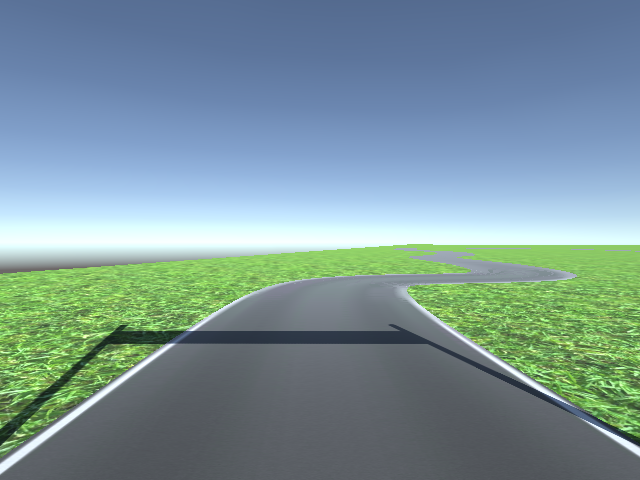
#> input picture Round1/Window/window_version_Data/Snapshots/fx_UIT_Car.png, 640 x 480 px
$ python -i deviationFromSobel.py   (imports and definitions only)   (older library calls are emulated)
#> lines starting #> are read from the running program, lines starting #| are printed output that depends on the picture; after the words box and inside, x2 and y2 are one past the last pixel; in counts of white or black regions, pixels touching at a corner belong together; long printed decimals are rounded
import numpy as np
import cv2
import glob
import matplotlib.pyplot as plt
import matplotlib.image as mpimg
import math

# [4 lines not run here, left out]


class deviation:

	y = 150
	factor = 1
	premiddle = 0

	def __init__(self):
		self.left_fit_his = []
		self.right_fit_his = []
		return

	######## Camera callibration
	# [103 lines left out: functions cal_undistort, collect_callibration_points, compare_images, abs_sobel_thresh, mag_thresh, dir_threshold and 3 more, not called in this run]

	### Perspective Transform ###

	def warp(self, img):

		imshape = img.shape
		img_size = (img.shape[1], img.shape[0])

		src = np.float32(
			[[0.7*imshape[1], 0.45*imshape[0]],
			  [0.8 * imshape[1],1*imshape[0]],
			  [0.2 * imshape[1],1*imshape[0]],
			  [0.3*imshape[1], 0.45*imshape[0]]])

		dst = np.float32(
			[[0.6*img.shape[1],0*imshape[0]],
			  [0.6*img.shape[1],1*img.shape[0]],
			  [0.4*img.shape[1],1*img.shape[0]],
			  [0.4*img.shape[1],0*imshape[0]]])

		M = cv2.getPerspectiveTransform(src, dst)
		Minv = cv2.getPerspectiveTransform(dst, src)

		binary_warped = cv2.warpPerspective(img, M, img_size, flags=cv2.INTER_LINEAR)
		# [16 lines of commented-out code are left out]
		return binary_warped, Minv

	### Histogram ###

	def get_histogram(self, binary_warped):
		histogram = np.sum(binary_warped[binary_warped.shape[0]//2:,:], axis=0)

		return histogram

	# [17 lines left out: function compare_plotted_images, not called in this run]


	### Sliding Window ###

	def slide_window(self, binary_warped, histogram):
		out_img = np.dstack((binary_warped, binary_warped, binary_warped))*255
		midpoint = np.int(histogram.shape[0]/2)
		leftx_base = np.argmax(histogram[:midpoint])
		rightx_base = np.argmax(histogram[midpoint:]) + midpoint

		nwindows = 9
		window_height = np.int(binary_warped.shape[0]/nwindows)
		nonzero = binary_warped.nonzero()
		nonzeroy = np.array(nonzero[0])
		nonzerox = np.array(nonzero[1])
		leftx_current = leftx_base
		rightx_current = rightx_base
		margin = 50
		minpix = 20
		left_lane_inds = []
		right_lane_inds = []

		for window in range(nwindows):
			win_y_low = binary_warped.shape[0] - (window+1)*window_height
			win_y_high = binary_warped.shape[0] - window*window_height
			win_xleft_low = leftx_current - margin
			win_xleft_high = leftx_current + margin
			win_xright_low = rightx_current - margin
			win_xright_high = rightx_current + margin
			cv2.rectangle(out_img,(win_xleft_low,win_y_low),(win_xleft_high,win_y_high),
			(0,255,0), 2)
			cv2.rectangle(out_img,(win_xright_low,win_y_low),(win_xright_high,win_y_high),
			(0,255,0), 2)
			good_left_inds = ((nonzeroy >= win_y_low) & (nonzeroy < win_y_high) &
			(nonzerox >= win_xleft_low) &  (nonzerox < win_xleft_high)).nonzero()[0]
			good_right_inds = ((nonzeroy >= win_y_low) & (nonzeroy < win_y_high) &
			(nonzerox >= win_xright_low) &  (nonzerox < win_xright_high)).nonzero()[0]
			left_lane_inds.append(good_left_inds)
			right_lane_inds.append(good_right_inds)
			if len(good_left_inds) > minpix:
				leftx_current = np.int(np.mean(nonzerox[good_left_inds]))
			if len(good_right_inds) > minpix:
				rightx_current = np.int(np.mean(nonzerox[good_right_inds]))

		left_lane_inds = np.concatenate(left_lane_inds)
		right_lane_inds = np.concatenate(right_lane_inds)

		leftx = nonzerox[left_lane_inds]
		lefty = nonzeroy[left_lane_inds]
		rightx = nonzerox[right_lane_inds]
		righty = nonzeroy[right_lane_inds]

		ploty = np.linspace(0, binary_warped.shape[0]-1, binary_warped.shape[0] )
		if (leftx.size > 0):
		#if (1):
			left_fit = np.polyfit(lefty, leftx, 2)
			left_fitx = left_fit[0]*ploty**2 + left_fit[1]*ploty + left_fit[2]
			self.left_fit_his = left_fit
		else:
			print(self.left_fit_his)
			left_fit = self.left_fit_his
		if (rightx.size > 0):
		#if (1):
			right_fit = np.polyfit(righty, rightx, 2)
			right_fitx = right_fit[0]*ploty**2 + right_fit[1]*ploty + right_fit[2]
			self.right_fit_his = right_fit
		else:
			right_fit = self.right_fit_his


		out_img[nonzeroy[left_lane_inds], nonzerox[left_lane_inds]] = [255, 0, 0]
		out_img[nonzeroy[right_lane_inds], nonzerox[right_lane_inds]] = [0, 0, 255]

		# [6 lines of commented-out code are left out]

		return ploty, left_fit, right_fit

	### Skipping Slinding Window ###

	def skip_sliding_window(self, binary_warped, left_fit, right_fit):
		nonzero = binary_warped.nonzero()
		nonzeroy = np.array(nonzero[0])
		nonzerox = np.array(nonzero[1])
		margin = 100
		left_lane_inds = ((nonzerox > (left_fit[0]*(nonzeroy**2) + left_fit[1]*nonzeroy +
		left_fit[2] - margin)) & (nonzerox < (left_fit[0]*(nonzeroy**2) +
		left_fit[1]*nonzeroy + left_fit[2] + margin)))

		right_lane_inds = ((nonzerox > (right_fit[0]*(nonzeroy**2) + right_fit[1]*nonzeroy +
		right_fit[2] - margin)) & (nonzerox < (right_fit[0]*(nonzeroy**2) +
		right_fit[1]*nonzeroy + right_fit[2] + margin)))

		leftx = nonzerox[left_lane_inds]
		lefty = nonzeroy[left_lane_inds]
		rightx = nonzerox[right_lane_inds]
		righty = nonzeroy[right_lane_inds]
		left_fit = np.polyfit(lefty, leftx, 2)
		right_fit = np.polyfit(righty, rightx, 2)
		ploty = np.linspace(0, binary_warped.shape[0]-1, binary_warped.shape[0] )
		left_fitx = left_fit[0]*ploty**2 + left_fit[1]*ploty + left_fit[2]
		right_fitx = right_fit[0]*ploty**2 + right_fit[1]*ploty + right_fit[2]
		mid_fitx = (left_fitx + right_fitx) / 2

		################################
		## Visualization
		################################

		out_img = np.dstack((binary_warped, binary_warped, binary_warped))*255
		window_img = np.zeros_like(out_img)
		out_img[nonzeroy[left_lane_inds], nonzerox[left_lane_inds]] = [255, 0, 0]
		out_img[nonzeroy[right_lane_inds], nonzerox[right_lane_inds]] = [0, 0, 255]

		left_line_window1 = np.array([np.transpose(np.vstack([left_fitx-margin, ploty]))])
		left_line_window2 = np.array([np.flipud(np.transpose(np.vstack([left_fitx+margin,
									  ploty])))])
		left_line_pts = np.hstack((left_line_window1, left_line_window2))
		right_line_window1 = np.array([np.transpose(np.vstack([right_fitx-margin, ploty]))])
		right_line_window2 = np.array([np.flipud(np.transpose(np.vstack([right_fitx+margin,
									  ploty])))])
		right_line_pts = np.hstack((right_line_window1, right_line_window2))

		cv2.fillPoly(window_img, np.int_([left_line_pts]), (0,255, 0))
		cv2.fillPoly(window_img, np.int_([right_line_pts]), (0,255, 0))
		result = cv2.addWeighted(out_img, 1, window_img, 0.3, 0)

		# [6 lines of commented-out code are left out]

		ret = {}
		ret['leftx'] = leftx
		ret['rightx'] = rightx
		ret['left_fitx'] = left_fitx
		ret['right_fitx'] = right_fitx
		ret['ploty'] = ploty

		return ret

	### Measuring Curvature ###

	def measure_curvature(self, ploty, lines_info):
		ym_per_pix = 30/720
		xm_per_pix = 3.7/700

		leftx = lines_info['left_fitx']
		rightx = lines_info['right_fitx']

		leftx = leftx[::-1]
		rightx = rightx[::-1]

		y_eval = np.max(ploty)
		left_fit_cr = np.polyfit(ploty*ym_per_pix, leftx*xm_per_pix, 2)
		right_fit_cr = np.polyfit(ploty*ym_per_pix, rightx*xm_per_pix, 2)
		left_curverad = ((1 + (2*left_fit_cr[0]*y_eval*ym_per_pix + left_fit_cr[1])**2)**1.5) / np.absolute(2*left_fit_cr[0])
		right_curverad = ((1 + (2*right_fit_cr[0]*y_eval*ym_per_pix + right_fit_cr[1])**2)**1.5) / np.absolute(2*right_fit_cr[0])
		print(left_curverad, 'm', right_curverad, 'm')

		return left_curverad, right_curverad

	### Drawing ###
	# [20 lines left out: function draw_lane_lines, not called in this run]

	# image is expected be in RGB color space
	def select_rgb_white_yellow(self, image):
		# white color mask
		lower = np.uint8([200, 200, 200])
		upper = np.uint8([255, 255, 255])
		white_mask = cv2.inRange(image, lower, upper)
		# yellow color mask
		lower = np.uint8([0, 190,   190])
		upper = np.uint8([160, 255, 255])
		yellow_mask = cv2.inRange(image, lower, upper)
		# combine the mask
		mask = cv2.bitwise_or(white_mask, yellow_mask)
		masked = cv2.bitwise_and(image, image, mask = mask)

		gray = cv2.cvtColor(masked, cv2.COLOR_RGB2GRAY)
		#cv2.imshow('masked', gray)
		#cv2.imshow('white mask', white_mask)
		#cv2.imshow('yellow mask', yellow_mask)

		return gray

	# Calculate Angle
	def GetAngle(self, x, xshape):
		# Calculate Angle
		#x = middle
		#xshape = (image.shape[1] / 2)
		print('hieu so', x-xshape)
		value = math.atan2((x-xshape), self.y)
		result = value * 180 / math.pi
		result = result * self.factor
		# if result < 0:
			# result = result + result / 7.5
		print('goc lech = ', result)
		return result

	### Defining image processing method ###

	def process_image(self, image):
		#global used_warped
		#global used_ret

		#imgpoints, objpoints = self.collect_callibration_points()
		#img = mpimg.imread('./camera_cal/calibration3.jpg')
		#undistorted, mtx, dist_coefficients = cal_undistort(img, objpoints, imgpoints)
		#compare_images(img, undistorted, "Original Image", "Undistorted Image")

		#Undistort image
		#image, mtx, dist_coefficients = self.cal_undistort(image, objpoints, imgpoints)
		#cv2.imshow('undistort', image)

		#################### FOR SOBEL #####################
		# Gradient thresholding
		#gradient_combined = self.apply_thresholds(image)
		#cv2.imshow('Gradient', gradient_combined)

		# Color thresholding
		#s_binary = self.apply_color_threshold(image)
		#compare_images(image, s_binary, "Original Image", "Color Threshold")

		# Combine Gradient and Color thresholding
		#combined_binary = self.combine_threshold(s_binary, gradient_combined)
		#compare_images(image, combined_binary, "Original Image", "combined_binary")
		##########################################

		#Binary
		combined_binary = self.select_rgb_white_yellow(image)

		# Transforming Perspective
		binary_warped, Minv = self.warp(combined_binary)
		#cv2.imshow('binary_warped', binary_warped)
		#compare_plotted_images(image, binary_warped, "Original Image", "Warped Image")

		# Getting Histogram
		histogram = self.get_histogram(binary_warped)
		#plt.plot(histogram)
		#plt.show()

		# Sliding Window to detect lane lines
		ploty, left_fit, right_fit = self.slide_window(binary_warped, histogram)

		# Skipping Sliding Window
		ret = self.skip_sliding_window(binary_warped, left_fit, right_fit)

		# Measuring Curvature
		left_curverad, right_curverad = self.measure_curvature(ploty, ret)
		print(left_curverad,' ', right_curverad)

		# Get middle
		#middle = max(ret['rightx']) + min(ret['leftx'])
		avr_right = sum(ret['rightx']) / len(ret['rightx'])
		avr_left = sum(ret['leftx']) / len(ret['leftx'])
		middle = (avr_right + avr_left) / 2
		print('mid', middle)
		self.premiddle = middle
		cv2.circle(image,(int(image.shape[1] / 2)  , image.shape[0]), 10, (255,255,255), -1)
		cv2.circle(image, (int(middle), 450), 5, (0,0,255), -1)
		cv2.imshow('output', image)

		if (right_curverad == left_curverad):
			if (right_curverad < left_curverad):
				print('lost 1 lane right')
				middle = self.premiddle + (self.premiddle - middle)
			else:
				print('lost 1 lane left')
				middle = self.premiddle - (middle - self.premiddle)


		if (left_curverad > 0):
			left_curve = left_curverad
		if right_curverad > 0:
			right_curve = right_curverad

		# Calculate Angle
		print('premid', self.premiddle)
		angle = self.GetAngle(middle, image.shape[1] / 2)
		# [34 lines of commented-out code are left out]

		return angle

>>> import cv2
>>> picture = cv2.imread('window_version_Data/Snapshots/fx_UIT_Car.png')
#> picture is the input picture: shape (480, 640, 3); mean B, G, R 152.4, 148.3, 122.1
>>> result = deviation().process_image(picture)
#> in select_rgb_white_yellow, `white_mask = cv2.inRange(image, lower, upper)`:
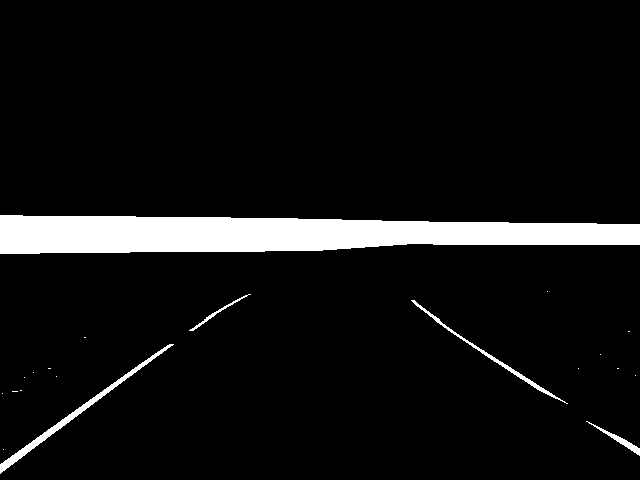
#> white_mask: shape (480, 640); 6.9% white; 20 white regions (15 under 20 px), largest, box (x1, y1, x2, y2) and area: (0, 215, 640, 254) 18944, (0, 344, 174, 474) 1167, (411, 300, 568, 404) 587, (586, 421, 640, 456) 256, (189, 294, 251, 331) 172
#> in warp, `binary_warped = cv2.warpPerspective(img, M, img_size, flags=cv2.INTER_..`:
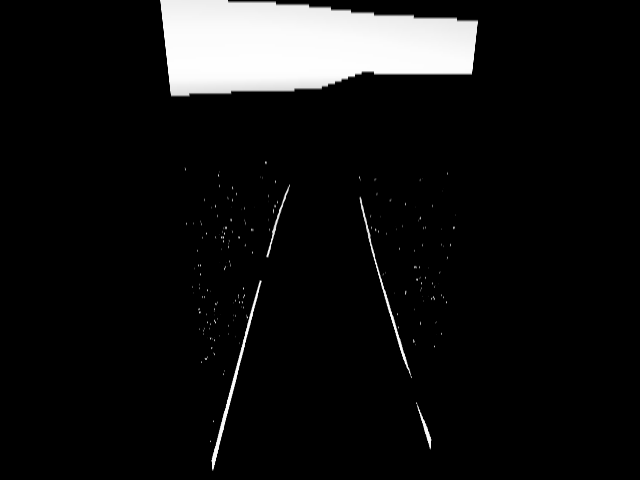
#> binary_warped: shape (480, 640); min 0, max 255, mean 20
#> in process_image, `binary_warped, Minv = self.warp(combined_binary)`: Minv = [[2, -0.222, -320], [7.4e-17, 0.217, 216], [0, -0.000694, 1]]
#> in get_histogram, `histogram = np.sum(binary_warped[binary_warped.shape[0]//2:,:], axis=0)`: histogram = 640 values, max 5497 at index 214, min 0 at index 0, mean 458.5
#> in slide_window, `leftx_base = np.argmax(histogram[:midpoint])`: leftx_base = 214
#> in slide_window, `rightx_base = np.argmax(histogram[midpoint:]) + midpoint`: rightx_base = 429
#> in slide_window, `nonzero = binary_warped.nonzero()`: nonzero = 26558 positions, rows 0 to 471, columns 160 to 477
#> in slide_window, `leftx_current = leftx_base`: leftx_current = 214
#> in slide_window, `rightx_current = rightx_base`: rightx_current = 429
#> the loop in slide_window, `for window in range(nwindows):` made 9 passes
#> (win_xleft_low, win_xleft_high, win_xright_low, win_xright_high, leftx_current, rightx_current) on passes 1, 2, 3, 4, 5, 6, 8, 9: (164, 264, 379, 479, 216, 427), (166, 266, 377, 477, 228, 420), (178, 278, 370, 470, 233, 403), (183, 283, 353, 453, 237, 398), (187, 287, 348, 448, 247, 383), (197, 297, 333, 433, 263, 376), (213, 313, 326, 426, 261, 371), (211, 311, 321, 421, 260, 368)
#> after the loop in slide_window, `for window in range(nwindows):`:
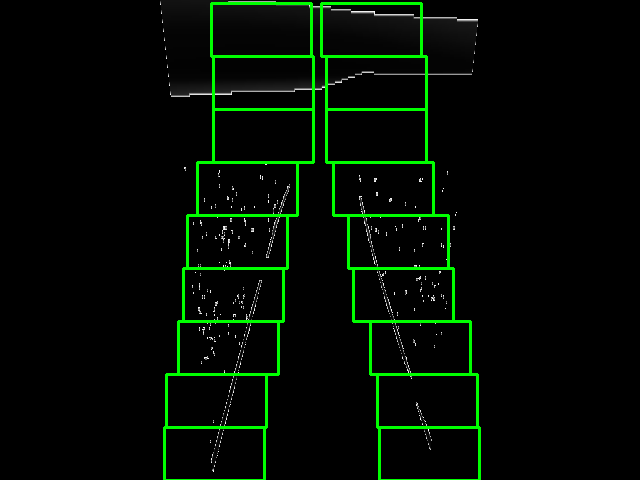
#> out_img: shape (480, 640, 3); mean of channels 0, 1, 2 2, 11.5, 2; drawn as B, G, R
#> after the loop in slide_window, `for window in range(nwindows):`: left_lane_inds = 9 items
#> in slide_window, `left_lane_inds = np.concatenate(left_lane_inds)`: left_lane_inds = 10422 values, max 26557 at index 197, min 351 at index 5125, mean 14252.2
#> in slide_window, `right_lane_inds = np.concatenate(right_lane_inds)`: right_lane_inds = 7540 values, max 26471 at index 89, min 909 at index 3109, mean 13439.5
#> in slide_window, `leftx = nonzerox[left_lane_inds]`: leftx = 10422 values, max 312 at index 1603, min 192 at index 764, mean 257.5
#> in slide_window, `lefty = nonzeroy[left_lane_inds]`: lefty = 10422 values, max 471 at index 197, min 3 at index 5125, mean 86.35
#> in slide_window, `rightx = nonzerox[right_lane_inds]`: rightx = 7540 values, max 447 at index 867, min 321 at index 3109, mean 373.5
#> in slide_window, `righty = nonzeroy[right_lane_inds]`: righty = 7540 values, max 449 at index 89, min 6 at index 3109, mean 79.09
#> in slide_window, `left_fit = np.polyfit(lefty, leftx, 2)`: left_fit = [-0.000275, 0.0217, 260.6]
#> in slide_window, `left_fitx = left_fit[0]*ploty**2 + left_fit[1]*ploty + left_fit[2]`: left_fitx = 480 values, max 261.1 at index 40, min 208 at index 479, mean 244.8
#> in slide_window, `self.left_fit_his = left_fit`: self.left_fit_his = [-0.000275, 0.0217, 260.6]
#> in slide_window, `right_fit = np.polyfit(righty, rightx, 2)`: right_fit = [0.000219, 0.0336, 367.5]
#> in slide_window, `right_fitx = right_fit[0]*ploty**2 + right_fit[1]*ploty + right_fit[2]`: right_fitx = 480 values from 367.5 to 433.9
#> in slide_window, `self.right_fit_his = right_fit`: self.right_fit_his = [0.000219, 0.0336, 367.5]
#> in process_image, `ploty, left_fit, right_fit = self.slide_window(binary_warped, histogram)`: ploty = 480 values from 0 to 479; left_fit = [-0.000275, 0.0217, 260.6]; right_fit = [0.000219, 0.0336, 367.5]
#> in skip_sliding_window, `nonzero = binary_warped.nonzero()`: nonzero = 26558 positions, rows 0 to 471, columns 160 to 477
#> in skip_sliding_window, `leftx = nonzerox[left_lane_inds]`: leftx = 18762 values, max 361 at index 4619, min 161 at index 0, mean 256.1
#> in skip_sliding_window, `lefty = nonzeroy[left_lane_inds]`: lefty = 18762 values from 0 to 471
#> in skip_sliding_window, `rightx = nonzerox[right_lane_inds]`: rightx = 14946 values, max 471 at index 12227, min 268 at index 0, mean 362.5
#> in skip_sliding_window, `righty = nonzeroy[right_lane_inds]`: righty = 14946 values from 1 to 449
#> in skip_sliding_window, `left_fit = np.polyfit(lefty, leftx, 2)`: left_fit = [-0.00031, 0.0434, 256.7]
#> in skip_sliding_window, `right_fit = np.polyfit(righty, rightx, 2)`: right_fit = [0.000296, 0.0283, 358]
#> in skip_sliding_window, `left_fitx = left_fit[0]*ploty**2 + left_fit[1]*ploty + left_fit[2]`: left_fitx = 480 values, max 258.2 at index 70, min 206.5 at index 479, mean 243.4
#> in skip_sliding_window, `right_fitx = right_fit[0]*ploty**2 + right_fit[1]*ploty + right_fit[2]`: right_fitx = 480 values from 358 to 439.4
#> in skip_sliding_window, `mid_fitx = (left_fitx + right_fitx) / 2`: mid_fitx = 480 values from 307.4 to 322.9
#> in skip_sliding_window, `out_img[nonzeroy[right_lane_inds], nonzerox[right_lane_inds]] = [0, 0,..`:
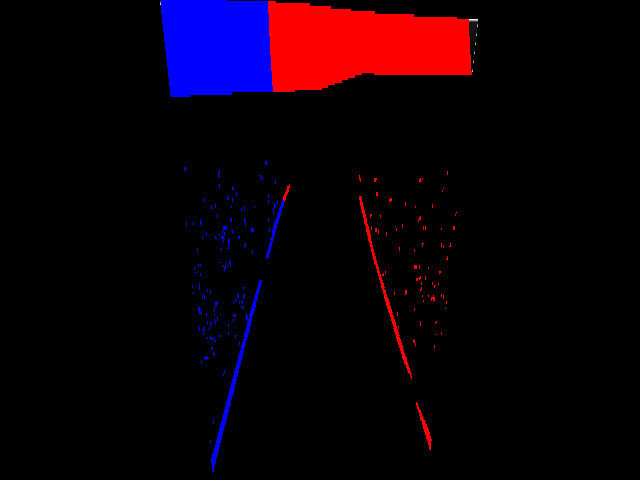
#> out_img: shape (480, 640, 3); mean of channels 0, 1, 2 9.4, 0, 12.4; drawn as B, G, R
#> in skip_sliding_window, `left_line_window1 = np.array([np.transpose(np.vstack([left_fitx-margin..`: left_line_window1 = 480 pairs, first value 106.5 to 158.2, second value 0 to 479
#> in skip_sliding_window, `left_line_window2 = np.array([np.flipud(np.transpose(np.vstack([left_f..`: left_line_window2 = 480 pairs, first value 306.5 to 358.2, second value 0 to 479
#> in skip_sliding_window, `left_line_pts = np.hstack((left_line_window1, left_line_window2))`: left_line_pts = 960 pairs, first value 106.5 to 358.2, second value 0 to 479
#> in skip_sliding_window, `right_line_window1 = np.array([np.transpose(np.vstack([right_fitx-marg..`: right_line_window1 = 480 pairs, first value 258 to 339.4, second value 0 to 479
#> in skip_sliding_window, `right_line_window2 = np.array([np.flipud(np.transpose(np.vstack([right..`: right_line_window2 = 480 pairs, first value 458 to 539.4, second value 0 to 479
#> in skip_sliding_window, `right_line_pts = np.hstack((right_line_window1, right_line_window2))`: right_line_pts = 960 pairs, first value 258 to 539.4, second value 0 to 479
#> in skip_sliding_window, `cv2.fillPoly(window_img, np.int_([right_line_pts]), (0,255, 0))`:
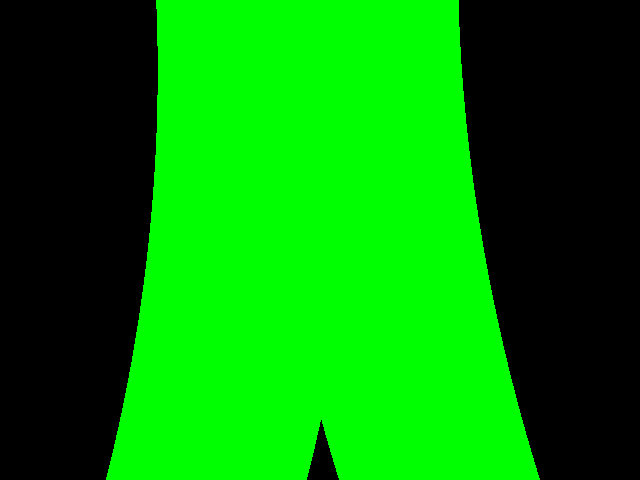
#> window_img: shape (480, 640, 3); mean of channels 0, 1, 2 0, 136.7, 0; drawn as B, G, R
#> in skip_sliding_window, `result = cv2.addWeighted(out_img, 1, window_img, 0.3, 0)`:
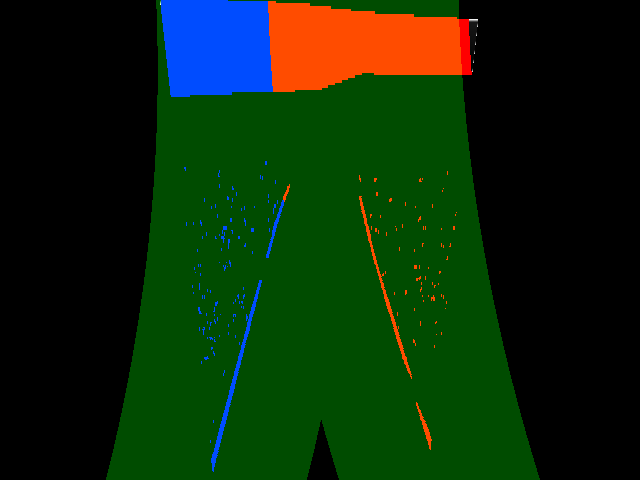
#> result: shape (480, 640, 3); mean of channels 0, 1, 2 9.4, 40.8, 12.4; drawn as B, G, R
#> in process_image, `ret = self.skip_sliding_window(binary_warped, left_fit, right_fit)`: ret = 5 items
#> in measure_curvature, `leftx = lines_info['left_fitx']`: leftx has the same summary as left_fitx in skip_sliding_window
#> in measure_curvature, `rightx = lines_info['right_fitx']`: rightx = 480 values from 358 to 439.4
#> in measure_curvature, `leftx = leftx[::-1]`: leftx = 480 values, max 258.2 at index 409, min 206.5 at index 0, mean 243.4
#> in measure_curvature, `rightx = rightx[::-1]`: rightx = 480 values, max 439.4 at index 0, min 358 at index 479, mean 387.4
#> in measure_curvature, `y_eval = np.max(ploty)`: y_eval = 479
#> in measure_curvature, `left_fit_cr = np.polyfit(ploty*ym_per_pix, leftx*xm_per_pix, 2)`: left_fit_cr = [-0.000942, 0.0321, 1.09]
#> in measure_curvature, `right_fit_cr = np.polyfit(ploty*ym_per_pix, rightx*xm_per_pix, 2)`: right_fit_cr = [0.0009, -0.0395, 2.32]
#> in measure_curvature, `left_curverad = ((1 + (2*left_fit_cr[0]*y_eval*ym_per_pix + left_fit_c..`: left_curverad = 530.6
#> in measure_curvature, `right_curverad = ((1 + (2*right_fit_cr[0]*y_eval*ym_per_pix + right_fi..`: right_curverad = 555.5
#| 530.605 m 555.491 m
#> in process_image, `left_curverad, right_curverad = self.measure_curvature(ploty, ret)`: left_curverad = 530.6; right_curverad = 555.5
#| 530.605   555.491
#> in process_image, `avr_right = sum(ret['rightx']) / len(ret['rightx'])`: avr_right = 362.5
#> in process_image, `avr_left = sum(ret['leftx']) / len(ret['leftx'])`: avr_left = 256.1
#> in process_image, `middle = (avr_right + avr_left) / 2`: middle = 309.3
#| mid 309.332
#> in process_image, `cv2.circle(image,(int(image.shape[1] / 2)  , image.shape[0]), 10, (255..`:
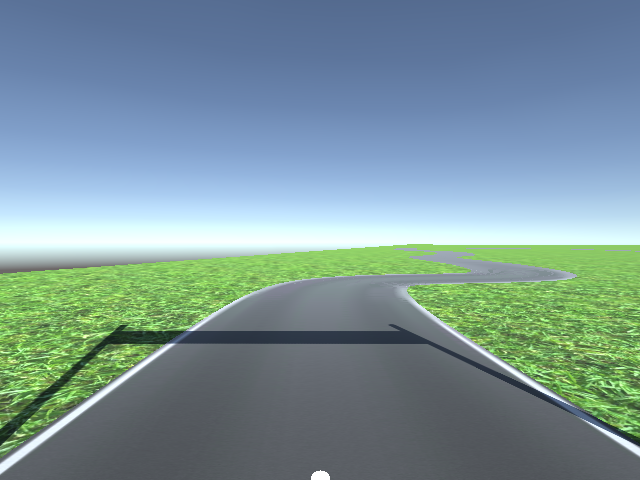
#> image: shape (480, 640, 3); 0.05% of pixels changed, all inside (x1, y1, x2, y2) = (311, 470, 330, 480)
#> in process_image, `left_curve = left_curverad`: left_curve = 530.6
#> in process_image, `right_curve = right_curverad`: right_curve = 555.5
#| premid 309.332
#| hieu so -10.668
#> in GetAngle, `value = math.atan2((x-xshape), self.y)`: value = -0.071
#> in GetAngle, `result = value * 180 / math.pi`: result = -4.07
#| goc lech =  -4.068
#> result = -4.07
